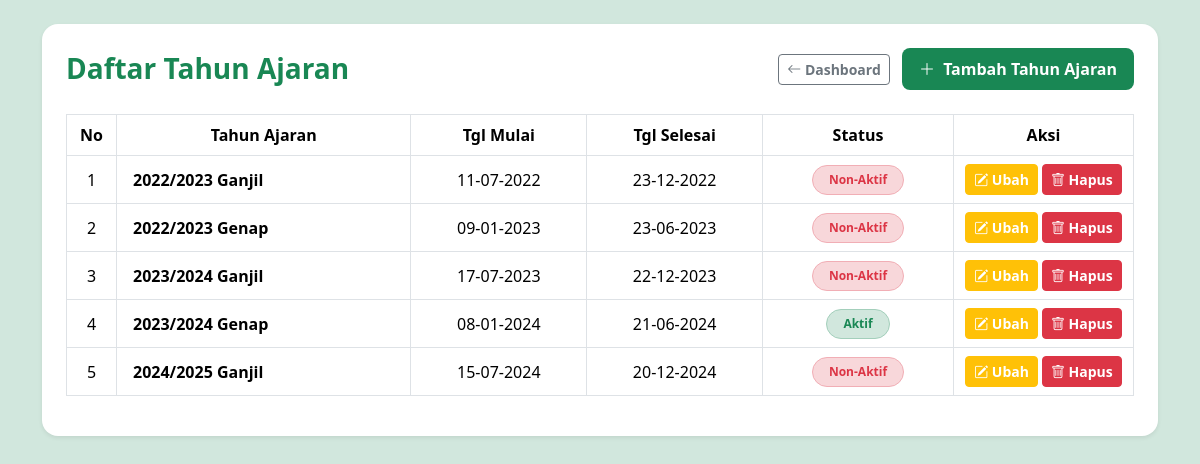
/proses/kelola_tahun_ajaran.php, run on the app's committed database.
### tables this page shows
CREATE TABLE `t_tahun_ajaran` (
  `id` int(11) NOT NULL,
  `nama` varchar(20) NOT NULL,
  `tgl_mulai` date NOT NULL,
  `tgl_selesai` date NOT NULL,
  `status_aktif` tinyint(1) NOT NULL,
  `created_at` timestamp NOT NULL DEFAULT current_timestamp(),
  `updated_at` timestamp NOT NULL DEFAULT current_timestamp()
);

### proses/kelola_tahun_ajaran.php (the view, shortened to what this page needs)
<?php
include '../config/koneksi.php';
?>
<!DOCTYPE html>
<html lang="id">
<head>
    <link href="https://cdn.jsdelivr.net/npm/bootstrap@5.3.3/dist/css/bootstrap.min.css" rel="stylesheet">
    <link rel="stylesheet" href="https://cdn.jsdelivr.net/npm/bootstrap-icons@1.11.3/font/bootstrap-icons.min.css">
</head>
<body style="background-color: #d1e7dd;">
<div class="container my-4">
    <div class="card border-0 shadow-sm rounded-4 p-4">
        <div class="d-flex justify-content-between align-items-center mb-4">
            <h3 class="fw-bold text-success m-0">Daftar Tahun Ajaran</h3>
            <div>
                <a href="../dashboard.php" class="btn btn-outline-secondary btn-sm me-2 fw-semibold">
                    <i class="bi bi-arrow-left"></i> Dashboard
                </a>
                <a href="tambah_tahun_ajaran.php" class="btn btn-custom-add px-3 py-2 rounded-3">
                    <i class="bi bi-plus-lg me-1"></i> Tambah Tahun Ajaran
                </a>
            </div>
        </div>
        <div class="table-responsive">
            <table class="table table-bordered align-middle text-center">
                <thead style="background-color: #d1e7dd;">
                    <tr class="fw-semibold">
                        <th width="50">No</th>
                        <th>Tahun Ajaran</th>
                        <th>Tgl Mulai</th>
                        <th>Tgl Selesai</th>
                        <th>Status</th>
                        <th width="180">Aksi</th>
                    </tr>
                </thead>
                <tbody>
                    <?php
                    $no = 1;
                    $query = mysqli_query($koneksi, "SELECT * FROM t_tahun_ajaran ORDER BY id ASC");
                    if ($query && mysqli_num_rows($query) > 0) {
                        while ($data = mysqli_fetch_assoc($query)) {
                            $id          = $data['id'];
                            $nama        = $data['nama'];
                            $tgl_mulai   = date('d-m-Y', strtotime($data['tgl_mulai']));
                            $tgl_selesai = date('d-m-Y', strtotime($data['tgl_selesai']));
                            $status_aktif = $data['status_aktif'];
                    ?>
                            <tr>
                                <td><?= $no++; ?></td>
                                <td class="fw-semibold text-start px-3"><?= htmlspecialchars($nama); ?></td>
                                <td><?= htmlspecialchars($tgl_mulai); ?></td>
                                <td><?= htmlspecialchars($tgl_selesai); ?></td>
                                <td>
                                    <?php if ($status_aktif == 1): ?>
                                        <span class="badge bg-success-subtle text-success border border-success-subtle px-3 py-2 rounded-pill">Aktif</span>
                                    <?php else: ?>
                                        <span class="badge bg-danger-subtle text-danger border border-danger-subtle px-3 py-2 rounded-pill">Non-Aktif</span>
                                    <?php endif; ?>
                                </td>
                                <td>
                                    <div class="d-flex justify-content-center gap-1">
                                        <a href="edit_tahun_ajaran.php?id=<?= $id; ?>" class="btn btn-warning btn-sm text-white fw-bold px-2">
                                            <i class="bi bi-pencil-square"></i> Ubah
                                        </a>
                                        <a href="hapus_tahun_ajaran.php?id=<?= $id; ?>" class="btn btn-danger btn-sm fw-bold px-2" onclick="return confirm('Yakin ingin menghapus data ini?')">
                                            <i class="bi bi-trash"></i> Hapus
                                        </a>
                                    </div>
                                </td>
                            </tr>
                    <?php
                        }
                    } else {
                    ?>
                        <tr>
                            <td colspan="6" class="text-center text-muted py-4">Belum ada data tahun ajaran.</td>
                        </tr>
                    <?php } ?>
                </tbody>
            </table>
        </div>
    </div>
</div>
</body>
</html>

### proses/kelola_tahun_ajaran.php (style rules this page uses)
.btn-custom-add { background-color: #198754; color: white; font-weight: 600; }

### data on the page
t_tahun_ajaran: nama "2022/2023 Ganjil", tgl_mulai "11-07-2022", tgl_selesai "23-12-2022", status_aktif "Non-Aktif"
t_tahun_ajaran: nama "2022/2023 Genap", tgl_mulai "09-01-2023", tgl_selesai "23-06-2023", status_aktif "Non-Aktif"
t_tahun_ajaran: nama "2023/2024 Ganjil", tgl_mulai "17-07-2023", tgl_selesai "22-12-2023", status_aktif "Non-Aktif"
t_tahun_ajaran: nama "2023/2024 Genap", tgl_mulai "08-01-2024", tgl_selesai "21-06-2024", status_aktif "Aktif"
t_tahun_ajaran: nama "2024/2025 Ganjil", tgl_mulai "15-07-2024", tgl_selesai "20-12-2024", status_aktif "Non-Aktif"
